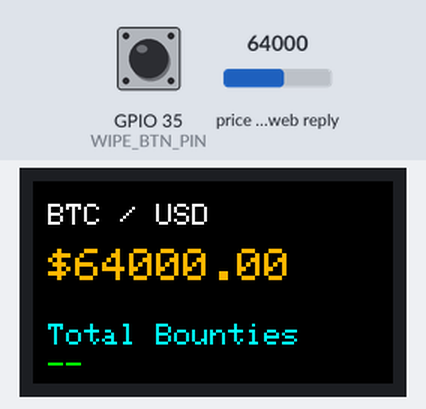
The sketch below on a simulated ESP32. Parts: 240×135 colour display. Inputs (shaded band) come from the test bench; at power-on: GPIO 35 (WIPE_BTN_PIN) HIGH, price in the web reply 64000. WiFi joins after 1.5 s; servers stay silent unless stated; uploads are accepted with an empty reply; web services answer with replies made up by the test bench.

Above: at 2.3 s.
At 6.1 s:
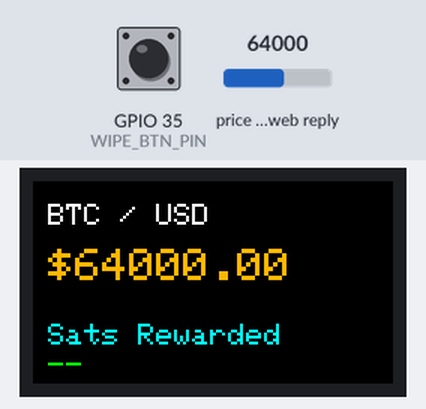
At 9.1 s:
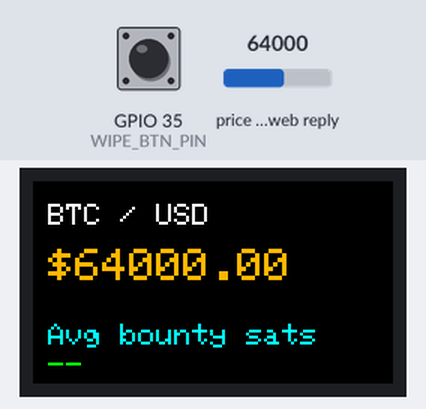
At 15.1 s:
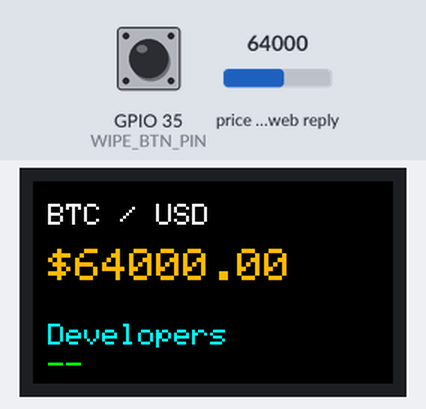

Measured:
- by itself, everything shown: repeats every 12.0 s, in 4 steps
- what the display in image 0 shows lasts 0.9 s, from 2.2 s to 3.1 s
- what the display in image 1 shows lasts 3.0 s, from 6.1 s to 9.1 s

The sketch:

T-Display-LB-DATA.ino
```cpp
#include <WiFiManager.h>
#include <WiFiClientSecure.h>
#include <HTTPClient.h>
#include <ArduinoJson.h>
#include <TFT_eSPI.h>
#include <vector>

/* ───────── USER CONFIG ───────── */
#define DEBUG 1
const char* AP_SSID        = "lb-network-stats";
const uint8_t WIPE_BTN_PIN = 35;     // left button
const uint16_t WIPE_HOLD_MS = 3000;  // 3 s hold to wipe
const uint16_t PORTAL_TIMEOUT = 180; // captive-portal lifetime
/* ─────────────────────────────── */

#if DEBUG
  #define DBG(...) Serial.printf(__VA_ARGS__)
#else
  #define DBG(...)
#endif

/* ───── Display ───── */
TFT_eSPI    tft;
TFT_eSprite spr(&tft);

/* ───── Network & APIs ───── */
WiFiClientSecure net;

const char* BTC_API =
  "https://api.coinbase.com/v2/prices/BTC-USD/spot";

const char* LB_API =
  "https://script.googleusercontent.com/a/macros/lightningbounties.com/echo?user_content_key=AehSKLhseuRWqw43GKRNb8ukFgHFO2e6fY6kzcncK3SnaFmkOBuGqLx0-hWzkyxrQDIqdZqpM8AYv6HQSinrbeAQ_zQeyh7QRgcJr5iWZTrm-6YpfUEk93iQESp1HukdRS6RfLNAdm4Id83_HQgRP_I9N03q44LPuxne9K_mE8ahCT_g991-nDtQY-mBZwlXNwA3bEaBS6F3uvI7JrG0j_fMTe0OyUfN46YJ0fL1EVD3ZFptVLuqzQV1ZZk1UEyTDuAqGXHWEnGReQQcDIHSX48ds_O7ZGawjoD7eS6dWPhNlNQ5-2TCd2fZsy8_xwyQiw&lib=MqxvYqYjE3p9MX406Ezcl_fjE1tO6e3DW";

/* ───── Timing ───── */
const uint32_t REFRESH_MS = 60000;
const uint32_t ROTATE_MS  =  3000;

/* ───── Globals ───── */
float   g_btc = -1;
String  g_label[4] = { "Total Bounties", "Developers",
                       "Sats Rewarded",  "Avg bounty sats" };
String  g_value[4] = { "--","--","--","--" };
uint8_t  statIdx    = 0;
uint32_t lastFetch  = 0;
uint32_t lastRotate = 0;

/* ───── Colours ───── */
#define BTC_ORANGE 0xFDA0

const char* LB_LOGO =
  "https://app.lightningbounties.com/_next/static/media/LB_nobg.96a23fa3.svg";

/* ───── Helpers ───── */
String addCommas(String s){
  int d=s.indexOf('.');
  String i=d==-1? s : s.substring(0,d);
  String f=d==-1? "" : s.substring(d);
  for(int p=i.length()-3;p>0;p-=3)
      i=i.substring(0,p)+','+i.substring(p);
  return i+f;
}

/* ───── OLED screens ───── */
void drawPortalMsg(){
  spr.fillSprite(TFT_BLACK);
  spr.setTextSize(2);
  spr.setTextColor(TFT_WHITE); spr.setCursor(20,40); spr.println("WIFI CONFIG:");
  spr.setTextColor(TFT_CYAN);  spr.setCursor( 8,70); spr.println(AP_SSID);
  spr.pushSprite(0,0);
}
void drawStats(){
  spr.fillSprite(TFT_BLACK);

  spr.setTextSize(2); spr.setTextColor(TFT_WHITE);
  spr.setCursor(10,15); spr.println("BTC / USD");

  spr.setTextSize(3); spr.setTextColor(BTC_ORANGE);
  spr.setCursor(10,45);
  if(g_btc>0){ spr.print('$'); spr.println(g_btc,2);} else spr.println("---");

  spr.setTextSize(2); spr.setTextColor(TFT_CYAN);
  spr.setCursor(10,95);  spr.println(g_label[statIdx]);

  spr.setTextColor(TFT_GREEN);
  spr.setCursor(10,115); spr.println(g_value[statIdx]);

  spr.pushSprite(0,0);
}

/* ───── API calls ───── */
float fetchBTC(){
  HTTPClient https; https.setTimeout(10000);
  if(!https.begin(net,BTC_API)          ) return -1;
  if(https.GET()!=HTTP_CODE_OK          ) return -1;
  DynamicJsonDocument d(512);
  if(deserializeJson(d,https.getString())) return -1;
  return d["data"]["amount"].as<float>();
}
bool fetchLB(){
  HTTPClient https;
  https.setFollowRedirects(HTTPC_FORCE_FOLLOW_REDIRECTS);
  https.setTimeout(35000);
  if(!https.begin(net,LB_API))          return false;
  if(https.GET()!=HTTP_CODE_OK)         return false;
  DynamicJsonDocument d(8192);
  if(deserializeJson(d,https.getString())) return false;

  for(JsonObject m: d["metrics"].as<JsonArray>()){
    const char* k=m["metric"];
    String v=String(m["value"].as<double>(),
                    strcmp(k,"Average Sats Rewarded")==0?2:0);
    if      (!strcmp(k,"Total Bounties"))           g_value[0]=v;
    else if (!strcmp(k,"Total Developers"))         g_value[1]=v;
    else if (!strcmp(k,"Total Sats Rewarded"))      g_value[2]=addCommas(v);
    else if (!strcmp(k,"Average Sats Rewarded"))    g_value[3]=addCommas(v);
  }
  return true;
}

/* ───── Wi-Fi wipe ───── */
void checkWipe(){
  static uint32_t t0=0;
  if(digitalRead(WIPE_BTN_PIN)==LOW){
      if(!t0) t0=millis();
      else if(millis()-t0>WIPE_HOLD_MS){
          WiFiManager().resetSettings();
          delay(500); ESP.restart();
      }
  }else t0=0;
}

/* ───── setup ───── */
void setup(){
  Serial.begin(115200);
  pinMode(WIPE_BTN_PIN, INPUT_PULLUP);

  tft.init(); tft.setRotation(3);
  spr.createSprite(240,135); spr.fillSprite(TFT_BLACK); spr.pushSprite(0,0);

  WiFiManager wm;
  wm.setConfigPortalTimeout(PORTAL_TIMEOUT);
  wm.setTitle("⚡ Lightning Bounties Stats");

  /* custom head (dark CSS + favicon) */
  String head =
  "<style>"
    "body{background:#ffffff;color:#111111;font-family:Inter,Arial}"
    "h2{color:#ff6600;text-align:center;margin:0.3em 0}"
    ".c{text-align:center}"
    "input{border-radius:6px;padding:6px;border:1px solid #ccc}"
    "label{color:#333333}"
    ".btn{background:#007BFF;color:#fff;border:0;border-radius:6px;padding:10px 18px}"
  "</style>"
  "<link rel='icon' href='" + String(LB_LOGO) + "'>";
  wm.setCustomHeadElement(head.c_str());

  /* menu: Wi-Fi + Restart */
  std::vector<const char*> menu = {"wifi","sep","restart"};
  wm.setMenu(menu);

  /* OLED hint while portal is up */
  wm.setAPCallback([](WiFiManager*){ drawPortalMsg(); });

  if(!wm.autoConnect(AP_SSID)){
      drawPortalMsg(); delay(15000); ESP.restart();
  }

  net.setInsecure();
  g_btc = fetchBTC();
  fetchLB();
  drawStats();
}

/* ───── loop ───── */
void loop(){
  checkWipe();

  uint32_t now=millis();
  if(now-lastFetch>=REFRESH_MS){
      lastFetch=now;
      float p=fetchBTC(); if(p>0) g_btc=p;
      fetchLB(); drawStats();
  }
  if(now-lastRotate>=ROTATE_MS){
      lastRotate=now;
      statIdx=(statIdx+1)&3;
      drawStats();
  }
}
```
